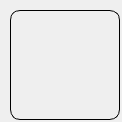
<?xml version="1.0" encoding="UTF-8"?>
<ui version="4.0">
 <class>Form</class>
 <widget class="QWidget" name="Form">
  <property name="geometry">
   <rect>
    <x>0</x>
    <y>0</y>
    <width>122</width>
    <height>122</height>
   </rect>
  </property>
  <property name="maximumSize">
   <size>
    <width>196</width>
    <height>192</height>
   </size>
  </property>
  <property name="windowTitle">
   <string>Form</string>
  </property>
  <widget class="QPushButton" name="btn">
   <property name="geometry">
    <rect>
     <x>10</x>
     <y>10</y>
     <width>110</width>
     <height>110</height>
    </rect>
   </property>
   <property name="minimumSize">
    <size>
     <width>110</width>
     <height>110</height>
    </size>
   </property>
   <property name="maximumSize">
    <size>
     <width>200</width>
     <height>200</height>
    </size>
   </property>
   <property name="styleSheet">
    <string notr="true">border: 1px solid black;
border-radius : 10px;</string>
   </property>
   <property name="text">
    <string/>
   </property>
  </widget>
 </widget>
 <resources/>
 <connections/>
</ui>
